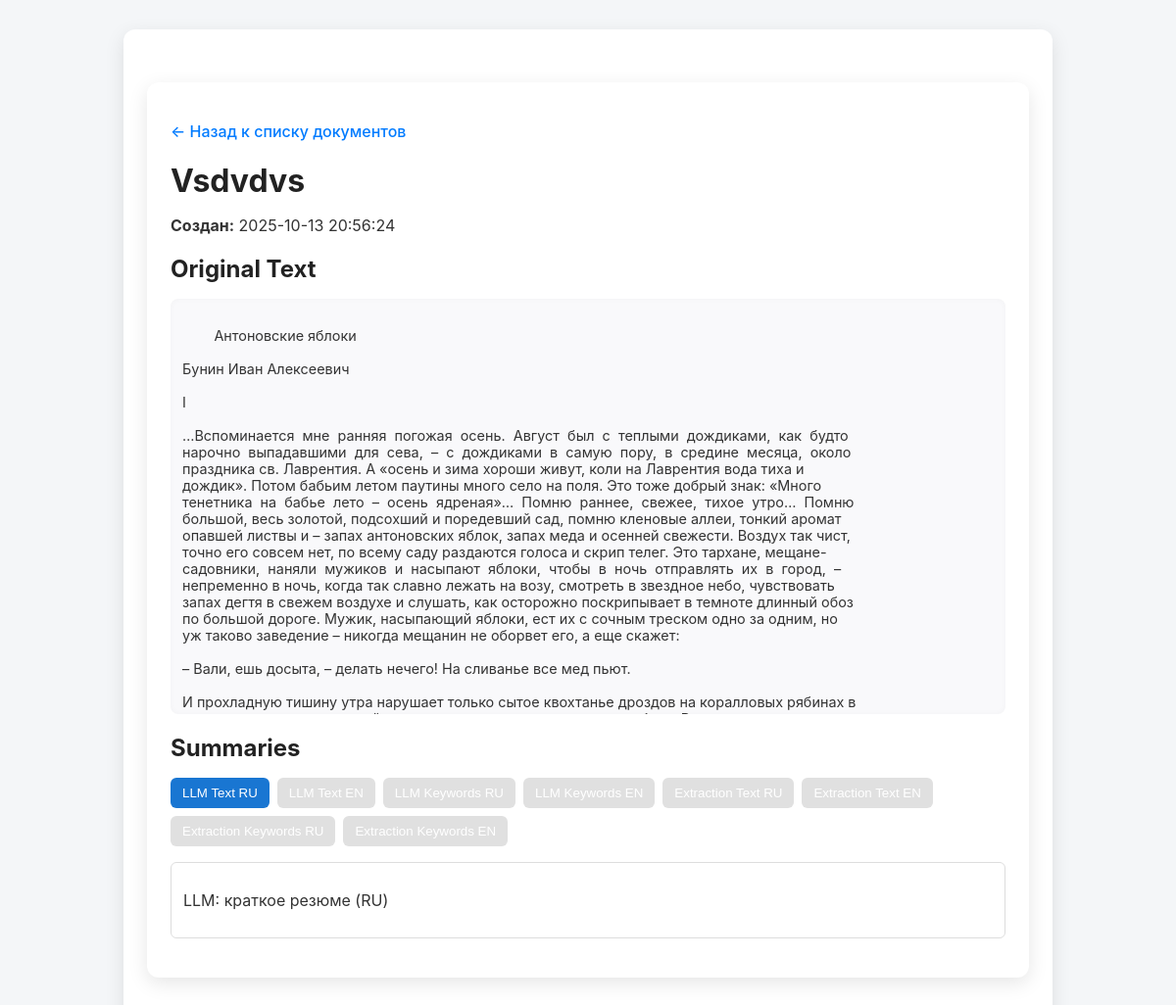
Screenshot of /documents/11 with the database file from the repository.
### models.py (models this page shows)
class TextDocument(Base):
    __tablename__ = "text_documents"
    id = Column(Integer, primary_key=True, autoincrement=True)
    file_name = Column(String, nullable=False)
    name = Column(String, nullable=False, unique=True)
    original_text = Column(String, nullable=False)
    summary_json = Column(JSON, nullable=False)
    created_at = Column(DateTime(timezone=True), server_default=func.now())

### web_routes.py (the view)
@router.get("/documents/{doc_id}", response_class=HTMLResponse)
async def view_document(doc_id: int, request: Request, service: DocumentService = Depends(get_document_service)):
    try:
        doc = await service.get_document(doc_id)
        return request.app.templates.TemplateResponse(
            "document.html",
            {"request": request, "doc": doc}
        )
    except ValueError as e:
        return request.app.templates.TemplateResponse(
            "error.html",
            {"request": request, "message": str(e)},
            status_code=404
        )

### templates/document.html (shortened to what this page needs)
{% extends "base.html" %}
{% block content %}
<div class="container">
     <p><a href="/" class="back-link">&larr; Назад к списку документов</a></p>
    <h1>{{ doc.name or doc.file_name }}</h1>
    <p><strong>Создан:</strong> {{ doc.created_at }}</p>
    <h2>Original Text</h2>
    <div class="original collapsible">
        {{ doc.original_text }}
    </div>
    <h2>Summaries</h2>
    <div class="tab-buttons">
        <button onclick="showTab('llm_text_ru', this)" class="active">LLM Text RU</button>
        <button onclick="showTab('llm_text_en', this)">LLM Text EN</button>
        <button onclick="showTab('llm_keyword_ru', this)">LLM Keywords RU</button>
        <button onclick="showTab('llm_keyword_en', this)">LLM Keywords EN</button>
        <button onclick="showTab('extr_text_ru', this)">Extraction Text RU</button>
        <button onclick="showTab('extr_text_en', this)">Extraction Text EN</button>
        <button onclick="showTab('extr_keyword_ru', this)">Extraction Keywords RU</button>
        <button onclick="showTab('extr_keyword_en', this)">Extraction Keywords EN</button>
    </div>
    <div id="llm_text_ru" class="tab-content active">
        <p>{{ doc.summary.llm_text_summary.ru }}</p>
    </div>
</div>
{% endblock %}

### static/styles.css (style rules this page uses)
body { font-family: 'Inter', sans-serif; background: #f4f6f8; color: #333; margin: 0; padding: 0; }
.container { max-width: 900px; margin: 30px auto; background: #fff; padding: 24px; border-radius: 12px; box-shadow: 0 6px 20px rgba(0,0,0,0.08); }
.back-link { text-decoration: none; color: #007bff; font-weight: 500; }
h1, h2, h3 { color: #222; margin-bottom: 16px; }
.original { white-space: pre-wrap; background: #f9f9fb; padding: 16px; border-radius: 8px; max-height: 400px; overflow-y: auto; box-shadow: inset 0 0 6px rgba(0,0,0,0.03); font-size: 0.95rem; }
button { background: linear-gradient(135deg, #4f9cff, #0066ff); color: white; padding: 6px 12px; border-radius: 8px; border: none; cursor: pointer; transition: all 0.3s; font-weight: 500; }
.container { max-width: 900px; margin: 30px auto; background: #fff; padding: 24px; border-radius: 12px; box-shadow: 0 6px 20px rgba(0,0,0,0.1); }
.tab-buttons { display: flex; flex-wrap: wrap; margin-bottom: 16px; gap: 8px; }
.tab-buttons button { padding: 8px 12px; border: none; background: #e0e0e0; cursor: pointer; border-radius: 6px; transition: background 0.2s; }
.tab-buttons button.active { background: #1976d2; color: white; }
.tab-content { display: none; padding: 12px; border: 1px solid #ddd; border-radius: 6px; margin-bottom: 16px; }
.tab-content.active { display: block; }
.original { white-space: pre-wrap; background: #f9f9fb; padding: 16px; border-radius: 8px; max-height: 300px; overflow-y: auto; box-shadow: inset 0 0 6px rgba(0,0,0,0.03); font-size: 0.9rem; }
.collapsible { max-height: 400px; overflow-y: auto; transition: max-height 0.3s ease-out, padding 0.3s ease-out; padding: 12px; }

### rows the page displays
TextDocument: name "Vsdvdvs", created_at "2025-10-13 20:56:24", original_text "Антоновские яблоки Бунин Иван Алексеевич I …Вспоминается мне ранняя погожая осень. Август был с теплыми дождиками, как будто нарочно выпадавшими для сева, – с дождиками в самую пору, в средине месяца, около праздника св. Лаврентия. А «осень и зима хороши живут, коли на Лаврентия вода тиха и дождик». Потом бабьим летом паутины много село на поля. Это тоже добрый знак: «Много тенетника на бабье лето – осень ядреная»… Помню раннее, свежее, тихое утро… Помню большой, весь золотой, подсохший и поредевший сад, помню кленовые аллеи, тонкий аромат опавшей листвы и – запах антоновских яблок, запах меда и осенней свежести. Воздух так чист, точно его совсем нет, по всему саду раздаются голоса и скрип…"

### other values shown
{{ doc.summary.llm_text_summary.ru }} "LLM: краткое резюме (RU)"
